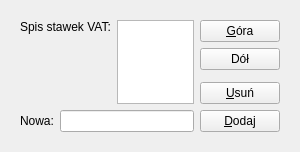
         <widget class="QWidget" name="page">
          <property name="geometry">
           <rect>
            <x>0</x>
            <y>0</y>
            <width>300</width>
            <height>152</height>
           </rect>
          </property>
          <attribute name="label">
           <string>Stawki</string>
          </attribute>
          <layout class="QGridLayout" name="gridLayout_3">
           <item row="0" column="0">
            <widget class="QFrame" name="frame7">
             <property name="frameShape">
              <enum>QFrame::NoFrame</enum>
             </property>
             <property name="frameShadow">
              <enum>QFrame::Plain</enum>
             </property>
             <layout class="QGridLayout" name="gridLayout_5">
              <item row="0" column="0">
               <layout class="QHBoxLayout" name="hBoxLayoutVAT">
                <item>
                 <layout class="QVBoxLayout" name="vBoxLayoutVAT">
                  <item>
                   <layout class="QHBoxLayout" name="hBoxLayoutVATUpper">
                    <item>
                     <widget class="QLabel" name="labelVATList">
                      <property name="text">
                       <string>Spis stawek VAT:</string>
                      </property>
                      <property name="alignment">
                       <set>Qt::AlignTop</set>
                      </property>
                      <property name="wordWrap">
                       <bool>false</bool>
                      </property>
                      <property name="buddy">
                       <cstring>listWidgetVAT</cstring>
                      </property>
                     </widget>
                    </item>
                    <item>
                     <widget class="QListWidget" name="listWidgetVAT"/>
                    </item>
                   </layout>
                  </item>
                  <item>
                   <layout class="QHBoxLayout" name="hBoxLayoutVATLower">
                    <item>
                     <widget class="QLabel" name="labelNewVAT">
                      <property name="text">
                       <string>Nowa:</string>
                      </property>
                      <property name="wordWrap">
                       <bool>false</bool>
                      </property>
                      <property name="buddy">
                       <cstring>lineEditVAT</cstring>
                      </property>
                     </widget>
                    </item>
                    <item>
                     <widget class="QLineEdit" name="lineEditVAT">
                      <property name="maxLength">
                       <number>6</number>
                      </property>
                     </widget>
                    </item>
                   </layout>
                  </item>
                 </layout>
                </item>
                <item>
                 <layout class="QVBoxLayout" name="vBoxLayoutVATButtons">
                  <item>
                   <layout class="QVBoxLayout" name="vBoxLayoutVATUpperButtons">
                    <item>
                     <widget class="QPushButton" name="pushButtonVATUp">
                      <property name="text">
                       <string>&amp;Góra</string>
                      </property>
                      <property name="shortcut">
                       <string>Alt+G</string>
                      </property>
                     </widget>
                    </item>
                    <item>
                     <widget class="QPushButton" name="pushButtonVATDown">
                      <property name="text">
                       <string>Dół</string>
                      </property>
                      <property name="shortcut">
                       <string/>
                      </property>
                     </widget>
                    </item>
                   </layout>
                  </item>
                  <item>
                   <spacer name="spacer29">
                    <property name="orientation">
                     <enum>Qt::Vertical</enum>
                    </property>
                    <property name="sizeType">
                     <enum>QSizePolicy::Expanding</enum>
                    </property>
                    <property name="sizeHint" stdset="0">
                     <size>
                      <width>21</width>
                      <height>20</height>
                     </size>
                    </property>
                   </spacer>
                  </item>
                  <item>
                   <layout class="QVBoxLayout" name="vBoxLayoutVATLowerButtons">
                    <item>
                     <widget class="QPushButton" name="pushButtonVATRemove">
                      <property name="text">
                       <string>&amp;Usuń</string>
                      </property>
                      <property name="shortcut">
                       <string>Alt+U</string>
                      </property>
                     </widget>
                    </item>
                    <item>
                     <widget class="QPushButton" name="pushButtonVATAdd">
                      <property name="text">
                       <string>&amp;Dodaj</string>
                      </property>
                      <property name="shortcut">
                       <string>Alt+D</string>
                      </property>
                     </widget>
                    </item>
                   </layout>
                  </item>
                 </layout>
                </item>
               </layout>
              </item>
             </layout>
            </widget>
           </item>
          </layout>
         </widget>
